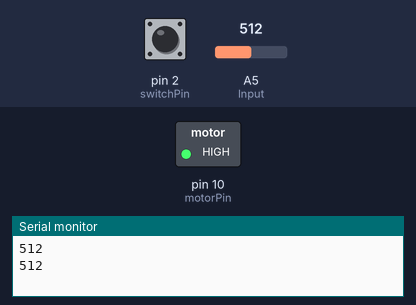
Simulated run of this sketch. Board: Arduino Uno, built with avr-gcc and run on an emulated ATmega328P. Parts: switched loads named in the sketch (green lamp = pin HIGH), the last lines printed to the serial monitor. Inputs (shaded band) come from the test bench; at power-on: A5 (Input) = 512, pin 2 (switchPin) LOW.

Above: at 1.2 s.
1.3 s: A5 (Input) set to 624
3.5 s: A5 (Input) set to 658
At 5.3 s:
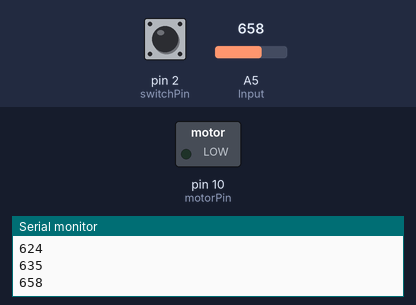
5.6 s: A5 (Input) set to 632
At 7.0 s:
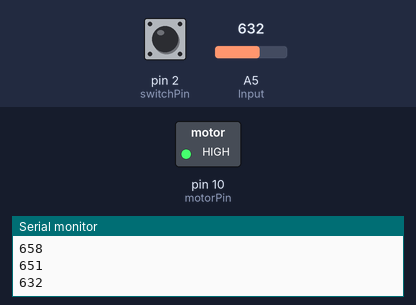
7.8 s: A5 (Input) set to 652
At 9.6 s:
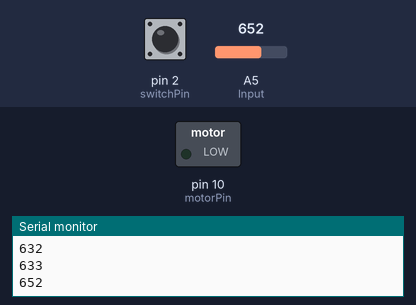
Timing chart, 0 to 10.8 s (numbered marks = the images above; inputs shaded):
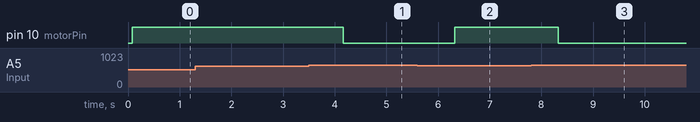

The sketch:

motor_pump.ino
```cpp
/*
TSA microcontroller
Watering system code
Ethan Bartlett
git hub link:
https://www.github.com/portalmaster12/plant/
 */

//Includes Average library to make caculating averages 10x easier
#include <Average.h>

//names the set of measures for calculating the mean and states it
//has 12 entries
Average<int> moistoure(12);
//code for which pin the button input comes from
const int switchPin =2;
//code for which pin outputs control to the motor/pump
const int motorPin =10;
//variable to tell whether button is pushed
int switchstate = 0;
//moisture sensor analog input
const int Input = A5;
//says when to check moisture sensor to make 12 readings
//~1 second
int counter =0;
//integer to hold the mean calculation
int average =  0;

//set up arduino board
//declares which pins are inputs, outputs, and
//sets up reading on serial monitor for moisture data
void setup() {
  pinMode(motorPin, OUTPUT);
  pinMode(switchPin, INPUT);
  pinMode (Input, INPUT);
  Serial.begin(9600);
  Serial.println(analogRead(Input));
}

//has the code that runs the process
void loop(){
  //adds moisture reading to mean list
  moistoure.push(analogRead(Input));
  //tell whether button is pressed
  switchstate = digitalRead(switchPin);
  //calculate average of moisture readings
  average = moistoure.mean();
  //take reading every ~1/12 of a second and adds 1 to counter
  delay(83);
  counter++;
  //reset counter after ~1 second and continue code
  if (counter >11){
     counter = 0;
  }
  //turn on pump if water is low or button is pushed
  if (switchstate == HIGH | average < 642) {
      digitalWrite(motorPin, HIGH);
  }
  else{
      digitalWrite(motorPin,LOW);
  }
  //write average readings every second to serial monitor for
  //troubleshooting
  if(counter==11){
    Serial.println(average);

  }

}
```

Measured:
- the behaviour switches between 641 and 642 on A5 (Input) (found by bisection; images 0 and 1)
- after the input at 3.5 s, pin 10 (motorPin): HIGH → LOW after 0.66 s
- after the input at 5.6 s, pin 10 (motorPin): LOW → HIGH after 0.73 s
- after the input at 7.8 s, pin 10 (motorPin): HIGH → LOW after 0.52 s
